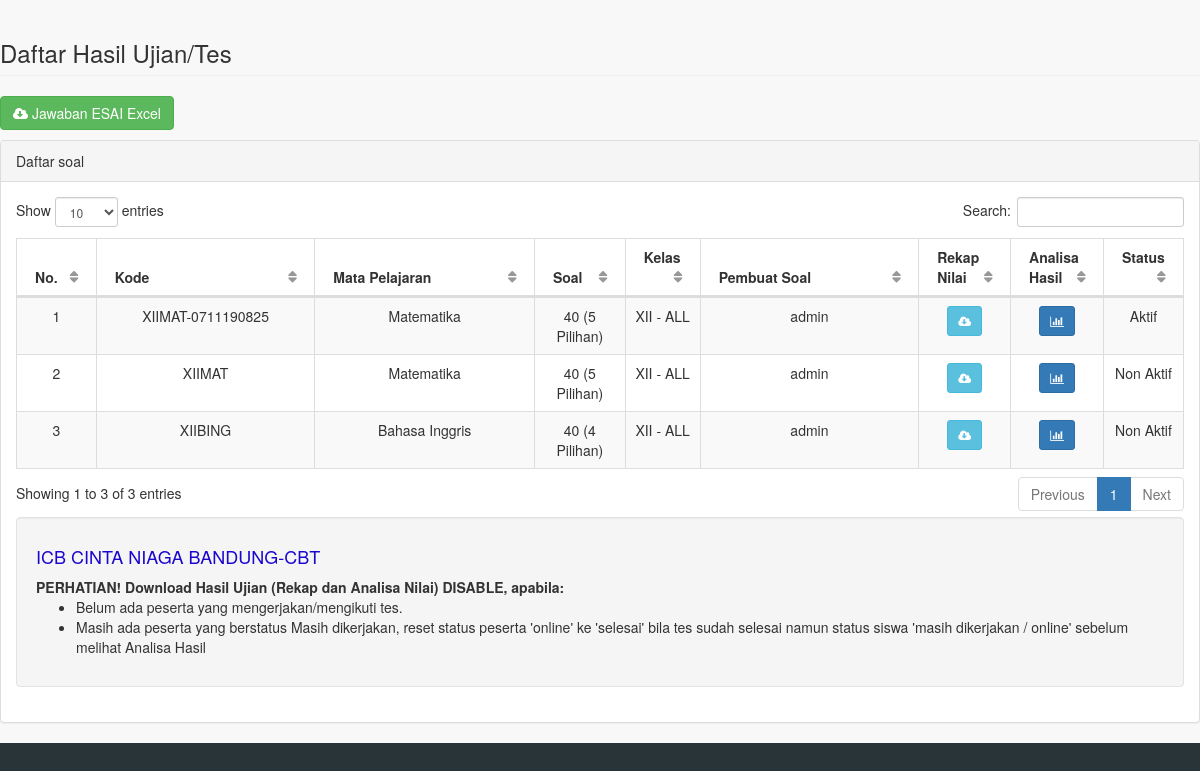
Screenshot of /panel/pages/analisa_soal.php (signed in) with the database file from the repository.
### tables this page shows
CREATE TABLE `cbt_paketsoal` (
  `Urut` int(11) NOT NULL,
  `XKodeKelas` varchar(10) NOT NULL,
  `XLevel` varchar(5) NOT NULL,
  `XKodeJurusan` varchar(10) NOT NULL,
  `XKodeMapel` varchar(10) NOT NULL,
  `XKodeLevel` varchar(10) NOT NULL,
  `XSesi` varchar(11) NOT NULL DEFAULT '1',
  `XJenisSoal` int(11) NOT NULL,
  `XPilGanda` int(11) NOT NULL,
  `XEsai` int(11) NOT NULL,
  `XPersenPil` int(11) NOT NULL,
  `XPersenEsai` int(11) NOT NULL,
  `XKodeSoal` varchar(50) NOT NULL,
  `XJumPilihan` int(11) NOT NULL DEFAULT '5',
  `XJumSoal` int(11) NOT NULL,
  `JumUjian` int(11) NOT NULL,
  `XAcakSoal` char(1) NOT NULL DEFAULT 'Y',
  `XGuru` varchar(30) NOT NULL,
  `XSetId` varchar(10) NOT NULL,
  `XStatusSoal` varchar(1) NOT NULL DEFAULT 'N',
  `XTglBuat` date NOT NULL,
  `XKodeSekolah` varchar(50) NOT NULL,
  `XPaketSoal` text NOT NULL,
  `XSemua` varchar(10) NOT NULL DEFAULT 'T'
);

CREATE TABLE `cbt_mapel` (
  `Urut` int(11) NOT NULL,
  `XKodeMapel` varchar(10) NOT NULL,
  `XNamaMapel` varchar(30) NOT NULL,
  `XPersenUH` int(11) NOT NULL,
  `XPersenUTS` int(11) NOT NULL,
  `XPersenUAS` int(11) NOT NULL,
  `XKKM` float NOT NULL,
  `XMapelAgama` char(1) NOT NULL DEFAULT 'N',
  `XKodeSekolah` varchar(50) NOT NULL
);

CREATE TABLE `cbt_admin` (
  `Urut` int(11) NOT NULL,
  `XSekolah` varchar(250) NOT NULL,
  `XTingkat` varchar(3) NOT NULL,
  `XIp` varchar(15) NOT NULL,
  `XAlamat` text NOT NULL,
  `XKec` varchar(50) NOT NULL,
  `XKab` varchar(50) NOT NULL,
  `XProp` varchar(50) NOT NULL,
  `XTelp` varchar(20) NOT NULL,
  `XFax` varchar(20) NOT NULL,
  `XEmail` varchar(250) NOT NULL,
  `XWeb` varchar(200) NOT NULL,
  `XLogo` text NOT NULL,
  `XBanner` varchar(250) NOT NULL,
  `XKepSek` varchar(100) NOT NULL,
  `XAdmin` varchar(100) NOT NULL,
  `XPicAdmin` varchar(250) NOT NULL,
  `XWarna` varchar(10) NOT NULL,
  `XStatus` varchar(1) NOT NULL,
  `XKodeSekolah` varchar(50) NOT NULL,
  `XNIPKepsek` varchar(30) NOT NULL,
  `XNIPAdmin` varchar(30) NOT NULL,
  `XLogin` varchar(50) NOT NULL,
  `XH1` varchar(50) NOT NULL,
  `XH3` varchar(30) NOT NULL,
  `XH2` varchar(50) NOT NULL,
  `XFolderPusat` tinytext NOT NULL COMMENT 'jika folder besmart3 diubah',
  `XLoginUtama` varchar(50) NOT NULL,
  `XeLearning` varchar(50) NOT NULL
);

### config/server.php (called while the page is built, shortened)
<?php
$val = mysql_query('select * from cbt_admin LIMIT 1');
if($val == TRUE){
	$log = mysql_fetch_array($val);
	$skull= $log['XSekolah'];
}else{$skull="UBK/CBT"; date_default_timezone_set("Asia/Jakarta");}

### panel/pages/analisa_soal.php (the view, shortened to what this page needs)
<?php
	include "../../config/server.php";
?>
<!DOCTYPE html>
<html lang="en">
<head>
    <link href="../vendor/bootstrap/css/bootstrap.min.css" rel="stylesheet">
    <link href="../vendor/metisMenu/metisMenu.min.css" rel="stylesheet">
    <link href="../vendor/datatables-plugins/dataTables.bootstrap.css" rel="stylesheet">
    <link href="../vendor/datatables-responsive/dataTables.responsive.css" rel="stylesheet">
    <link href="../dist/css/sb-admin-2.css" rel="stylesheet">
    <link href="../vendor/font-awesome/css/font-awesome.min.css" rel="stylesheet" type="text/css">
</head>
<body>
            <div class="row">
                <div class="col-lg-12">
                    <h3 class="page-header">Daftar Hasil Ujian/Tes</h3>
					<?php $esai = mysql_num_rows(mysql_query("SELECT * FROM cbt_jawaban where XJenisSoal='2'"));
if ($esai>0){$herf="down_excel_esai.php"; $kata="";}else{$herf=""; $kata="disabled";}?>
					<p><a href="<?php echo $herf; ?>" target="_blank">
					<button type="button" class="btn btn-success" id="download" <?php echo $kata; ?>> <i class='fa fa-cloud-download  '></i> Jawaban ESAI Excel </button>
				 </a></P>
                </div>
            </div>
            <div class="row">
                <div class="col-lg-12">
                    <div class="panel panel-default">
                        <div class="panel-heading">
                           <table width="100%"><tr><td>Daftar soal </td><td align="right"></td></tr>
							</table>
                        </div>
                        <div class="panel-body">
                            <table width="100%" class="table table-striped table-bordered table-hover" id="dataTables-example" >
                                <thead>
                                    <tr >
	                                    <th width="7%">No.</th>
                                        <th width="20%">Kode</th>
                                        <th width="20%">Mata Pelajaran</th>
                                        <th width="8%">Soal</th>
                                        <th width="5%">Kelas</th>
                                        <th width="20%" >Pembuat Soal</th>
                                        <th width="8%">Rekap Nilai</th>
                                        <th width="8%">Analisa Hasil</th>
                                        <th width="8%">Status</th>
                                 </tr>
                                </thead>
                                <tbody>
								<?php
                                $no=0;
								if($_COOKIE['beelogin']=='admin'){
								$sql = mysql_query("select p.*,m.*,p.Urut as Urutan,p.XKodeKelas  as kokel from cbt_paketsoal p left join cbt_mapel m on m.XKodeMapel =
								p.XKodeMapel order by p.Urut desc");
								} else {
								$sql = mysql_query("select p.*,m.*,p.Urut as Urutan,p.XKodeKelas  as kokel from cbt_paketsoal p left join cbt_mapel m on m.XKodeMapel =
								p.XKodeMapel where p.XGuru='$_COOKIE[beeuser]' order by p.Urut desc");
								}
								while($s = mysql_fetch_array($sql)){
					$sqlsoal = mysql_num_rows(mysql_query("select * from cbt_soal where XKodeSoal = '$s[XKodeSoal]'"));
					$sqljawab = mysql_num_rows(mysql_query("select * from cbt_jawaban where XKodeSoal = '$s[XKodeSoal]'"));
					$sqlpakai2 = mysql_num_rows(mysql_query("select * from cbt_siswa_ujian where XKodeSoal = '$s[XKodeSoal]' and XStatusUjian = '1'"));
					if($sqlsoal<1){$kata="disabled";$alink="";}  else {$kata=""; $alink = "rekapexcel.php?soal=$s[XKodeSoal]&mapel=$s[XKodeMapel]&kelas=$s[XKodeKelas]";}
					if($sqlpakai2>0){$katapakai="disabled";$alink="";}  else {$katapakai="";$alink = "rekapexcel.php?soal=$s[XKodeSoal]&mapel=$s[XKodeMapel]&kelas=$s[XKodeKelas]";}
					if($sqljawab<1){$katapakai="disabled";$alink="";}  else {$katapakai="";$alink = "rekapexcel.php?soal=$s[XKodeSoal]&mapel=$s[XKodeMapel]&kelas=$s[XKodeKelas]";}
					if($sqlpakai2>0){$katapakai2="disabled";$alink2="";}  else {$katapakai2="";$alink2 = "?modul=analisajawaban&soal=$s[XKodeSoal]&kelas=$s[XKodeKelas]";}
					 $no++	;
                               ?>
                                    <tr class="odd gradeX">
										<td align="center">
											<?php echo $no; ?></td>
                                        <td align="center"><?php echo $s['XKodeSoal'];?></td>
                                        <td align="center"><?php echo $s['XNamaMapel']; ?></td>
                                        <td align="center"><?php echo "$sqlsoal (". $s['XJumPilihan']." Pilihan)"; ?></td>
                                        <td align="center"><?php echo $s['kokel']." - ".$s['XKodeJurusan'].""; ?></td>
                                        <td align="center">
										<?php echo "$s[XGuru]"; ?>
                                        </td>
										<td align="center"><a href=<?php echo $alink; ?> target="_blank">
                                        <button type="button" class="btn btn-info btn-sm" <?php echo $katapakai; ?> <?php echo $katapakai2; ?>><i class="fa fa-cloud-download"></i></button></a></td>
										<td align="center"><a href=<?php echo $alink2; ?>>
                                        <button type="button" class="btn btn-primary btn-sm" <?php echo $katapakai; ?> <?php echo $katapakai2; ?>><i class="fa fa-bar-chart-o"></i></button></a></td>
                                        <td align="center">
                                        <?php if($s['XStatusSoal']=="Y"){ ?>
                                        Aktif
                                        <?php } else { ?>
                                        Non Aktif
										<?php } ?>
                                        </td>
                                    </tr>
                          <?php } ?>
                                </tbody>
                            </table>
                            <div class="well">
								<h4><span style="color: #1B06CF;"><?php echo $skull; ?>-CBT</span></h4>
								<b>PERHATIAN! Download Hasil Ujian (Rekap dan Analisa Nilai) DISABLE, apabila:</b>
                                <ul>
									<li>Belum ada peserta yang mengerjakan/mengikuti tes.</li>
									<li>Masih ada peserta yang berstatus Masih dikerjakan, reset status peserta 'online' ke 'selesai' bila tes sudah selesai namun status siswa 'masih dikerjakan / online' sebelum melihat Analisa Hasil</li>
                                </ul>
                             </div>
                        </div>
                    </div>
                </div>
            </div>
</body>
</html>

### rows the page displays
cbt_paketsoal: XKodeSoal "XIIMAT-0711190825", cbt_mapel.XNamaMapel "Matematika", sqlsoal "40", XJumPilihan "5", XKodeKelas "XII", XKodeJurusan "ALL", XGuru "admin", XStatusSoal "Aktif"
cbt_paketsoal: XKodeSoal "XIIMAT", cbt_mapel.XNamaMapel "Matematika", sqlsoal "40", XJumPilihan "5", XKodeKelas "XII", XKodeJurusan "ALL", XGuru "admin", XStatusSoal "Non Aktif"
cbt_paketsoal: XKodeSoal "XIIBING", cbt_mapel.XNamaMapel "Bahasa Inggris", sqlsoal "40", XJumPilihan "4", XKodeKelas "XII", XKodeJurusan "ALL", XGuru "admin", XStatusSoal "Non Aktif"
cbt_admin: XSekolah "ICB CINTA NIAGA BANDUNG"
